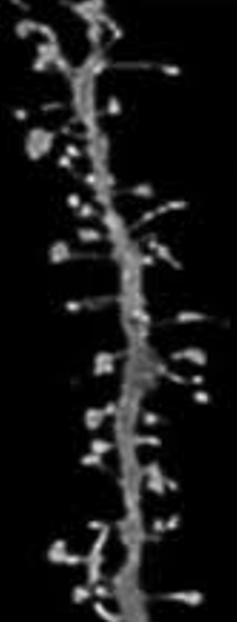
#> input picture imagenes prueba/epina.png, 237 x 622 px, found by its file name
$ jupyter execute TFG.ipynb
#> lines starting #> are read from the running program, lines starting #| are printed output that depends on the picture; after the words box and inside, x2 and y2 are one past the last pixel; in counts of white or black regions, pixels touching at a corner belong together
[cell 1]
import cv2
import matplotlib.pyplot as plt
from skimage.morphology import skeletonize

# Cargamos la imagen
image = cv2.imread('epina.png', cv2.IMREAD_GRAYSCALE)
#> image is the input picture: shape (622, 237); min 0, max 231, mean 23.2

# Aplicamos un suavizado gaussiano (Este paso nos ayuda sobre todo a evitar la aparición de ruido en los bordes)
blurred = cv2.GaussianBlur(image, (5, 5), 0)

# Aplicamos un umbral global o threshold (este número representa la luminosidad mínima que tiene que tener un píxel para ser incluído en la máscara binaria)
umbral = 30
_, binary = cv2.threshold(image, umbral, 255, cv2.THRESH_BINARY)
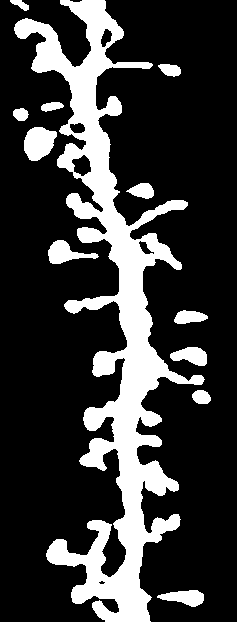
#> binary: shape (622, 237); 22.1% white; 12 white regions, largest, box (x1, y1, x2, y2) and area: (14, 0, 205, 622) 28755, (24, 127, 57, 161) 820, (48, 240, 99, 264) 594

# Convertimos la imagen binaria a un booleano (píxeles blancos/negros = true/false)
binary_bool = binary == 255

# Aplicamos skeletonize para crear un esqueleto a partir de la binarización de la imágen original
skeleton = skeletonize(binary_bool)
#> skeleton: shape (622, 237) bool; 1.5% white in thin lines or dots, all inside (x1, y1, x2, y2) = (11, 0, 205, 622)

# Mostramos los resultados

plt.figure(figsize=(24, 10))  # Aumentamos el tamaño

# mostramos la imagen original
plt.subplot(1, 3, 1)
plt.title("Original", fontsize=20)
plt.imshow(image, cmap='gray')
plt.axis('off')

# mostramos la imagen binarizada
plt.subplot(1, 3, 2)
plt.title("Umbral binario", fontsize=20)
plt.imshow(binary, cmap='gray')
plt.axis('off')

# mostramos el esqueleto obtenido como resultado
plt.subplot(1, 3, 3)
plt.title("Esqueleto", fontsize=20)
plt.imshow(skeleton, cmap='gray')
plt.axis('off')

plt.tight_layout()
plt.show()

[cell 2]
from skimage.measure import label, regionprops

# Etiquetamos los fragmentos conexos del esqueleto
labeled = label(skeleton)
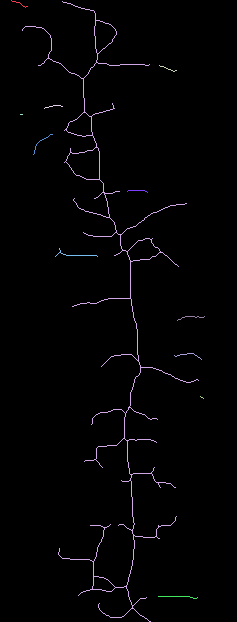
#> labeled: shape (622, 237) int32; 13 distinct labels, from 0 to 12; one colour per label, 0 black

# Calculamos las regiones conectadas del esqueleto
regions = regionprops(labeled)
#> regions = 12 regions; largest, box (x1, y1, x2, y2) and area: (22, 1, 199, 622) 1966, (55, 248, 98, 257) 47, (158, 596, 198, 599) 40, (177, 316, 205, 321) 28, (174, 353, 202, 360) 28

# Ordenamos las regiones que hemos sacado del esqueleto en función de su área (la más grande por lo general suele ser el tallo dendrítico)
regions.sort(key=lambda r: r.area, reverse=True)

# Creamos una nueva etiqueta solamente para el tallo
main_label = regions[0].label
#> main_label = 2

# Creamos un esqueleto nuevo y limpio que solamente contenga el tallo
skeleton_clean = (labeled == main_label)
#> skeleton_clean: shape (622, 237) bool; 1.3% white in thin lines or dots, all inside (x1, y1, x2, y2) = (22, 1, 199, 622)

# Mostramos el resultado

plt.figure(figsize=(16, 12))
plt.imshow(skeleton_clean, cmap='gray')
plt.title("Esqueleto limpio (sin ramas desconectadas)", fontsize=20)
plt.axis('off')
plt.show()

[cell 3]
import numpy as np
from scipy.ndimage import convolve
from skimage.graph import route_through_array
from skimage.util import invert


# Detectamos los puntos que son extremos (los extremos solamente deberían tener 1 vecino)
neighbor_count = convolve(skeleton_clean.astype(np.uint8), np.ones((3, 3)), mode='constant', cval=0)
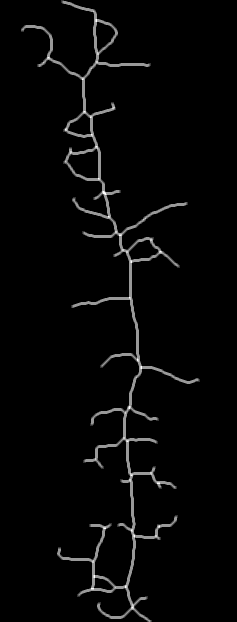
#> neighbor_count: shape (622, 237); min 0, max 5, mean 0.12; drawn with min black and max white
endpoints = (skeleton_clean & (neighbor_count == 2))  # 1 vecino + sí mismo = 2
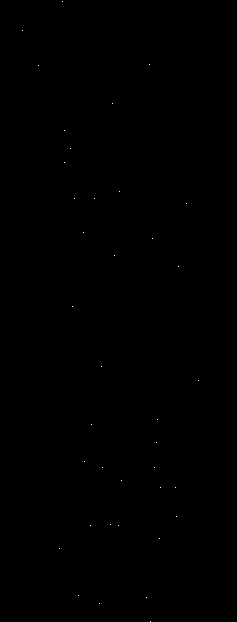
#> endpoints: shape (622, 237) bool; 0.03% white in thin lines or dots, all inside (x1, y1, x2, y2) = (22, 1, 199, 622)

# sacamos las coordenadas de los supuestos extremos
end_coords = np.column_stack(np.where(endpoints))
#> end_coords = 38 pairs, first value 1 to 621, second value 22 to 198

# buscamos la ruta más larga que exista de entre los extremos
max_dist = 0
main_path_coords = []

for i in range(len(end_coords)):
    for j in range(i + 1, len(end_coords)):
        start = tuple(end_coords[i])
        end = tuple(end_coords[j])
        try:
            path, cost = route_through_array(invert(skeleton_clean).astype(np.uint8), start, end, fully_connected=True)
            if len(path) > max_dist:
                max_dist = len(path)
                main_path_coords = path
        except:
            continue
#> this loop made 38 passes
#> after the loop, main_path_coords = 707 pairs, first value 1 to 587, second value 62 to 141; max_dist = 707

# Creamos la máscara del tallo dendrítico (por lo general debería ser la ruta más larga dentro del esqueleto)
main_mask = np.zeros_like(skeleton_clean, dtype=bool)
for y, x in main_path_coords:
    main_mask[y, x] = True
#> this loop made 707 passes
#> (y, x) on passes 1 to 3: (1, 62), (2, 63), (2, 64)
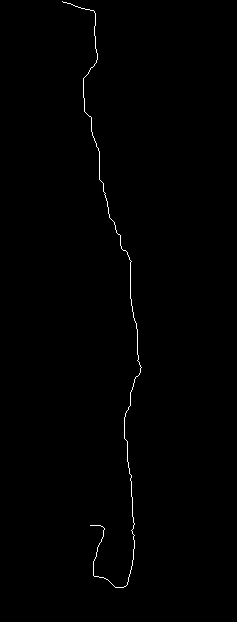
#> main_mask: shape (622, 237) bool; 0.48% white in thin lines or dots, all inside (x1, y1, x2, y2) = (62, 1, 142, 588)

# Las espinas candidatas son lo que nos queda como resultado cuando le restamos la máscara del tallo dendrítico al esqueleto limpio
possible_spines = skeleton_clean & ~main_mask
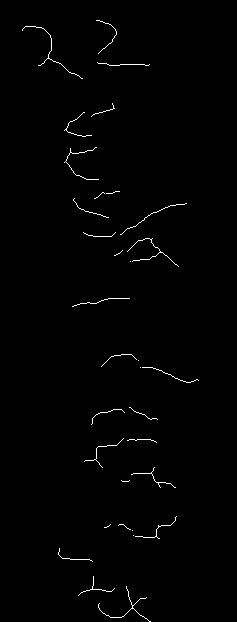
#> possible_spines: shape (622, 237) bool; 0.85% white in thin lines or dots, all inside (x1, y1, x2, y2) = (22, 20, 199, 622)

# Mostramos los resultados en imagenes
plt.figure(figsize=(16, 12))
plt.imshow(skeleton_clean, cmap='gray')
plt.title("Esqueleto completo", fontsize=20)
plt.axis('off')
plt.show()

plt.figure(figsize=(16, 12))
plt.imshow(main_mask, cmap='gray')
plt.title("Dendrita principal", fontsize=20)
plt.axis('off')
plt.show()

plt.figure(figsize=(16, 12))
plt.imshow(possible_spines, cmap='gray')
plt.title("Espinas candidatas", fontsize=20)
plt.axis('off')
plt.show()

[cell 4]
# Etiquetamos las espinas candidatas
espinas_label = label(possible_spines)
#> espinas_label: shape (622, 237) int32; 34 distinct labels, from 0 to 33

# Creamos una imagen vacía que nos servirá para guardar solamente las espinas claras posteriormente
espinas_claras = np.zeros_like(possible_spines, dtype=bool)

# Establecemos unos filtros determinados para la detección de espinas

min_area = 10  # descarta supuestas espinas que sean demasiado pequeñas
max_area = 150 # descarta supuestas espinas que sean extremadamente grandes

# Evaluamos cada una de las espinas detectadas
for region in regionprops(espinas_label):
    area = region.area
    if area < min_area or area > max_area:
        continue

    # Si pasa los filtros conservaremos la espina
    coords = region.coords
    for y, x in coords:
        espinas_claras[y, x] = True
#> this loop made 33 passes
#> area on passes 1, 2, 3, 4, 5, 6, 9, 10, 11, 12, 15, 16: 46, 98, 53, 29, 51, 77, 40, 68, 33, 87, 58, 36

# Mostramos las espinas claras sobre la fotografía original
overlay = cv2.cvtColor(image, cv2.COLOR_GRAY2BGR)
overlay[espinas_claras] = [255, 0, 0]  # El esqueleto de las espinas claras aparecerá sobre la imagen original en color rojo
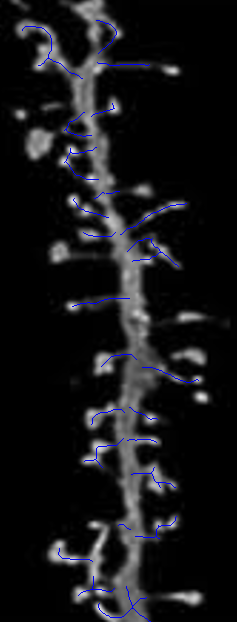
#> overlay: shape (622, 237, 3); 0.83% of pixels changed, all inside (x1, y1, x2, y2) = (22, 20, 199, 622)

# Mostramos los resultados
plt.figure(figsize=(16, 12))
plt.imshow(overlay)
plt.title("Espinas claramente visibles y bien definidas", fontsize=20)
plt.axis('off')
plt.show()

# Mostramos el número de espinas claras detectadas
print("Espinas claras encontradas:", np.max(label(espinas_claras)))
#| Espinas claras encontradas: 25

[cell 5]
import pandas as pd
from sklearn.preprocessing import StandardScaler
from sklearn.cluster import KMeans
from sklearn.metrics import silhouette_score

# ---------- CONFIGURACION ----------
num_clusters = 4                      # <- Número de grupos para K-means
output_csv = "espinas_clusters.csv"    # <- Nombre del csv de salida
# -----------------------------------

# Etiquetamos las espinas claras de nuevo
espinas_label_2 = label(espinas_claras)
#> espinas_label_2: shape (622, 237) int32; 26 distinct labels, from 0 to 25
props = regionprops(espinas_label_2, intensity_image=image)
#> props = 25 regions; largest, box (x1, y1, x2, y2) and area: (22, 26, 83, 79) 98, (98, 586, 151, 622) 94, (127, 238, 179, 267) 87, (64, 147, 99, 180) 77, (120, 203, 187, 235) 68

# Extraemos features para clustering
espinas_info = []
for region in props:
    area = region.area
    major = region.major_axis_length
    minor = region.minor_axis_length
    aspect = major / minor if minor > 0 else 0
    perimetro = region.perimeter
    compactacion = (perimetro ** 2) / area if area > 0 else 0

    espinas_info.append({
        "ID": region.label,
        "Área": area,
        "Relación_aspecto": aspect,
        "Compactación": compactacion,
        "Coordenadas": region.coords
    })
#> this loop made 25 passes
#> (area, major, minor, aspect, perimetro, compactacion) on passes 1, 2, 3, 4, 5, 6, 9, 10, 11, 12, 13, 14: (46, 42.9, 24.14, 1.78, 54.56, 64.72), (98, 86.8, 27.02, 3.21, 112.4, 128.9), (53, 61.2, 2.65, 23.13, 53.07, 53.14), (29, 31.68, 4.95, 6.4, 30.52, 32.12), (51, 32.36, 27.89, 1.16, 56.7, 63.03), (77, 49.05, 36.51, 1.34, 82.56, 88.53), (40, 47.88, 6.59, 7.26, 44.42, 49.33), (68, 85.87, 6.97, 12.31, 78.43, 90.45), (33, 38.11, 4.84, 7.87, 33.9, 34.82), (87, 53.78, 30.18, 1.78, 100.8, 116.8), (58, 67.7, 3.34, 20.25, 60.14, 62.36), (36, 42.63, 9.9, 4.31, 40.63, 45.85)
#> after the loop, espinas_info = 25 items

df = pd.DataFrame(espinas_info)
#> df = table of 25 rows and 5 columns

# Clustering con K-means
features = df[['Área', 'Relación_aspecto', 'Compactación']]
#> features = table of 25 rows and 3 columns
X = StandardScaler().fit_transform(features)
#> X = 25 rows, first 8: [-0.137, -0.928, 0.197], [2.12, -0.672, 2.25], [0.167, 2.88, -0.172], [-0.876, -0.103, -0.843], [0.0799, -1.04, 0.144], [1.21, -1.01, 0.957], [-1.53, 0.737, -1.49], [-1.66, 0.0893, -1.47]
kmeans = KMeans(n_clusters=num_clusters, random_state=42)
df['Cluster'] = kmeans.fit_predict(X)

# Creamos un nuevo overlay para poder ver el coloreado por cluster
overlay = cv2.cvtColor(image, cv2.COLOR_GRAY2BGR)
colores = [(255,0,0), (0,255,0), (0,0,255), (255,255,0), (0,255,255), (255,0,255)]  # hasta 6 clusters

for idx, row in df.iterrows():
    cluster_id = int(row['Cluster'])
    coords = row['Coordenadas']
    color = colores[cluster_id % len(colores)]
    for y, x in coords:
        y, x = int(y), int(x)
        if 0 <= y < overlay.shape[0] and 0 <= x < overlay.shape[1]:
            overlay[y, x] = color
#> this loop made 25 passes
#> (cluster_id, color) on passes 1 to 12: (1, (0, 255, 0)), (2, (0, 0, 255)), (0, (255, 0, 0)), (3, (255, 255, 0)), (1, (0, 255, 0)), (2, (0, 0, 255)), (3, (255, 255, 0)), (3, (255, 255, 0)), (1, (0, 255, 0)), (0, (255, 0, 0)), (3, (255, 255, 0)), (2, (0, 0, 255))
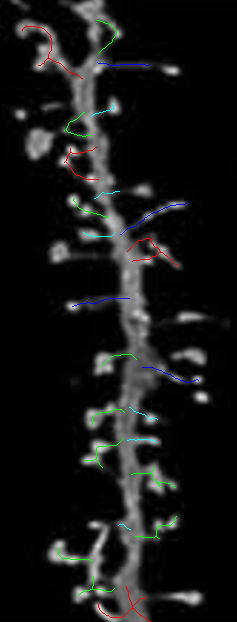
#> overlay: shape (622, 237, 3); 0.83% of pixels changed, all inside (x1, y1, x2, y2) = (22, 20, 199, 622)

# Mostramos los resultados
plt.figure(figsize=(16, 12))
plt.imshow(overlay)
plt.title("Espinas clasificadas por K-means", fontsize=20)
plt.axis('off')
plt.show()

# Gráfico de dispersión con colores coherentes al overlay
# Convertir los colores BGR de OpenCV a RGB para matplotlib
colores_rgb = [(b/255, g/255, r/255) for (b, g, r) in colores]  # BGR → RGB


plt.figure(figsize=(10, 8))
for cluster_id in range(num_clusters):
    cluster_data = df[df['Cluster'] == cluster_id]
    plt.scatter(cluster_data['Área'], cluster_data['Compactación'],
                label=f"Clúster {cluster_id}",
                alpha=0.7,
                color=colores_rgb[cluster_id % len(colores_rgb)])
#> this loop made 4 passes
#> cluster_data on passes 1 to 4: table of 4 rows and 6 columns, table of 10 rows and 6 columns, table of 4 rows and 6 columns, table of 7 rows and 6 columns
plt.xlabel("Área")
plt.ylabel("Compactación")
plt.title("Distribución morfológica de espinas por clúster")
plt.legend()
plt.grid(True)
plt.tight_layout()
plt.show()
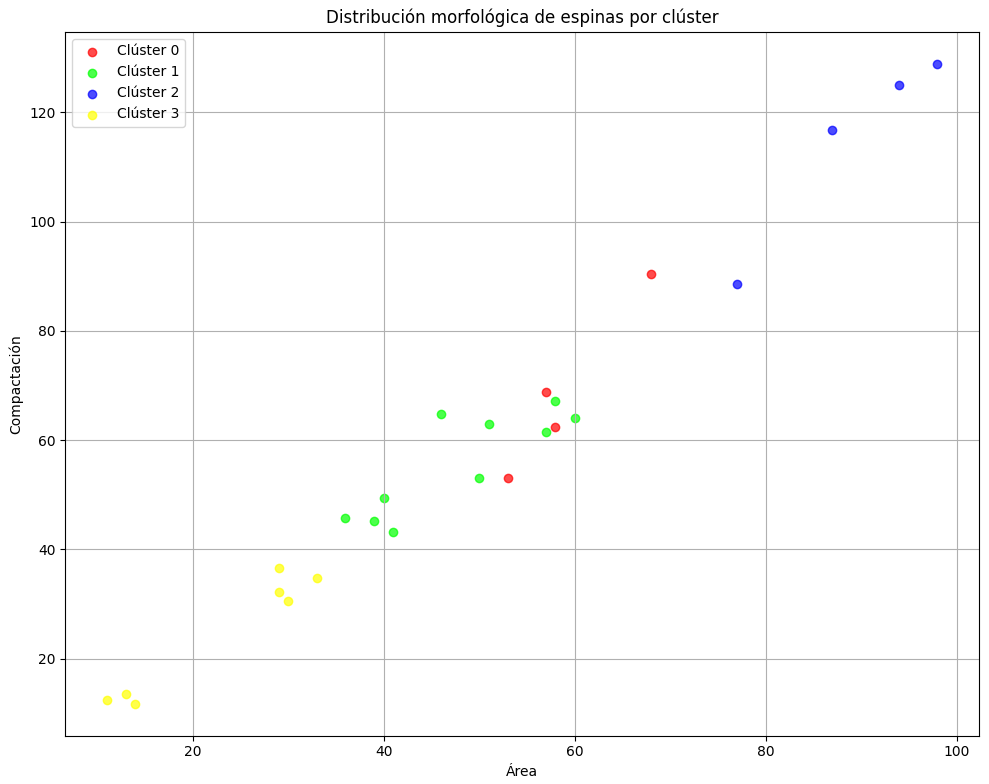
#> figure drawn by matplotlib, 1 panel

# Métricas de calidad del clustering
inertia = kmeans.inertia_
sil_score = silhouette_score(X, df['Cluster'])
#> sil_score = 0.488
print(f"Inercia del modelo: {inertia:.2f}")
print(f"Silhouette Score: {sil_score:.4f}")
#| Silhouette Score: 0.4883

# Resumen por clúster
resumen = df['Cluster'].value_counts().sort_index().reset_index()
#> resumen = table of 4 rows and 2 columns
resumen.columns = ['Cluster', 'Cantidad']
resumen['Porcentaje'] = 100 * resumen['Cantidad'] / resumen['Cantidad'].sum()
print("\nResumen de espinas por clúster:")
print(resumen)
#|    Cluster  Cantidad  Porcentaje
#| 0        0         4        16.0
#| 1        1        10        40.0
#| 2        2         4        16.0
#| 3        3         7        28.0

# Exportamos un CSV con resultados
df.drop(columns=["Coordenadas"]).to_csv(output_csv, index=False)
print(f"Archivo guardado: {output_csv}")

[cell 6]
import pandas as pd
import matplotlib.pyplot as plt
import seaborn as sns

# Cargar el archivo CSV generado previamente
csv_path = "espinas_clusters.csv"  # Cambia el nombre si usaste otro
df = pd.read_csv(csv_path)


# Estadísticas generales por clúster
print("\nEstadísticas por clúster (media y desviación):")
estadisticas = df.groupby("Cluster")[['Área', 'Relación_aspecto', 'Compactación']].agg(['mean', 'std'])
display(estadisticas)


# Visualización: boxplots para comparar variables entre clústers
plt.figure(figsize=(16, 5))
for i, feature in enumerate(['Área', 'Relación_aspecto', 'Compactación']):
    plt.subplot(1, 3, i + 1)
    sns.boxplot(data=df, x='Cluster', y=feature)
    plt.title(f"{feature} por Clúster")
    plt.xlabel("Clúster")
    plt.ylabel(feature)
plt.tight_layout()
plt.show()
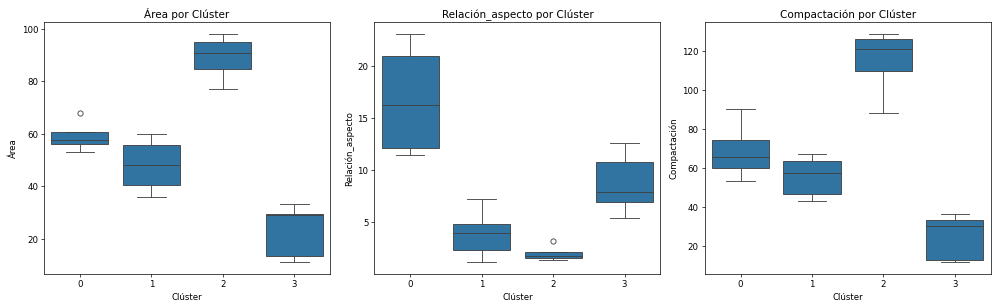
#> figure drawn by matplotlib, 3 panels
